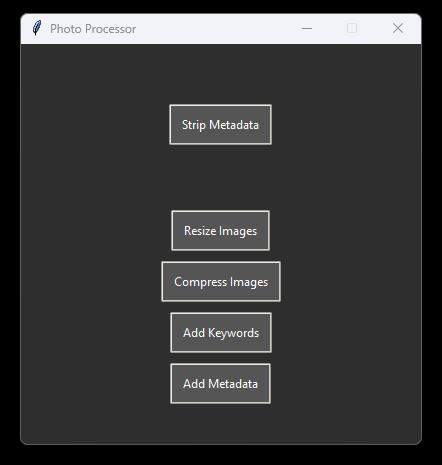
#> input picture September 24 2023 0342 AM.jpg, 442 x 465 px
$ python Batch_Crop_Images_By_Percentage.py
#> lines starting #> are read from the running program, lines starting #| are printed output that depends on the picture
#> the answer given: .
#> the answer given: 3
import os
from PIL import Image

def crop_images(folder_path, percentage_to_remove):
    # Get list of files in folder
#> called with folder_path = '.', percentage_to_remove = 3
    files = os.listdir(folder_path)
    # Filter only image files (jpg or webp)
    image_files = [f for f in files if f.lower().endswith(('.jpg', '.webp'))]

    for filename in image_files:
        filepath = os.path.join(folder_path, filename)
        with Image.open(filepath) as img:
            # Calculate the cropping dimensions
#> img is the input picture: PIL image 442x465 RGB; mean R, G, B 56.9, 57, 57.2
            width, height = img.size
#> width = 442; height = 465
            crop_height = int(height * (percentage_to_remove / 100))
#> crop_height = 13
            box = (0, 0, width, height - crop_height)
#> box = (0, 0, 442, 452)
            # Crop the image
            cropped_img = img.crop(box)
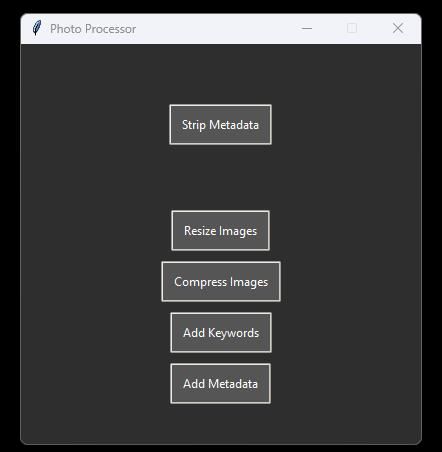
#> cropped_img: PIL image 442x452 RGB; mean R, G, B 58.5, 58.6, 58.9
            # Save the cropped image
            cropped_img.save(filepath)
#> pass 2 of the loop in crop_images, `for filename in image_files:`:
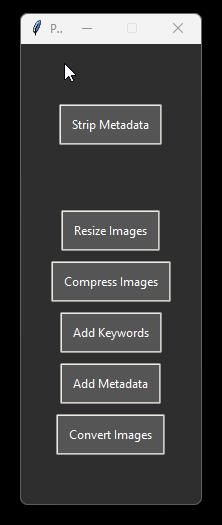
#> input picture September 30 2023 0803 AM.jpg, 222 x 525 px
#> in crop_images, img is the input picture: PIL image 222x525 RGB; mean R, G, B 58.6, 58.6, 58.5
#> in crop_images, `cropped_img = img.crop(box)`:
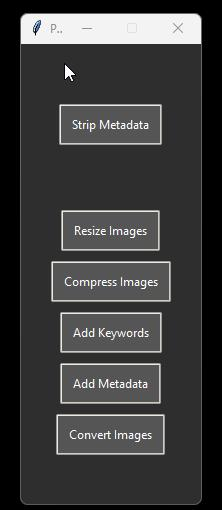
#> cropped_img: PIL image 222x510 RGB; mean R, G, B 60.3, 60.3, 60.2

def main():
    folder_path = input("Enter the folder path containing images: ")
    percentage_to_remove = float(input("Enter the percentage of the bottom to remove (e.g., 10): "))

    crop_images(folder_path, percentage_to_remove)
    print("Images cropped successfully!")

if __name__ == "__main__":
    main()
